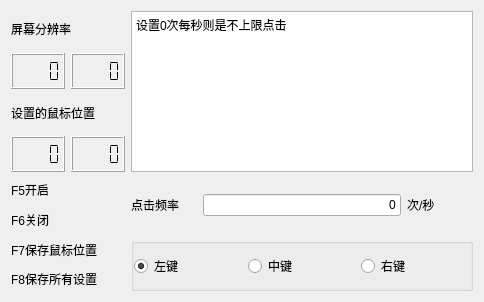
<?xml version="1.0" encoding="UTF-8"?>
<ui version="4.0">
 <class>GlobalHotkey</class>
 <widget class="QWidget" name="GlobalHotkey">
  <property name="geometry">
   <rect>
    <x>0</x>
    <y>0</y>
    <width>484</width>
    <height>302</height>
   </rect>
  </property>
  <property name="windowTitle">
   <string>GlobalHotkey</string>
  </property>
  <layout class="QGridLayout" name="gridLayout_2">
   <item row="0" column="0">
    <layout class="QGridLayout" name="gridLayout" rowstretch="10,7" columnstretch="1,3">
     <item row="1" column="0">
      <layout class="QVBoxLayout" name="verticalLayout">
       <item>
        <widget class="QLabel" name="label_3">
         <property name="text">
          <string>F5开启</string>
         </property>
        </widget>
       </item>
       <item>
        <widget class="QLabel" name="label_2">
         <property name="text">
          <string>F6关闭</string>
         </property>
        </widget>
       </item>
       <item>
        <widget class="QLabel" name="label">
         <property name="text">
          <string>F7保存鼠标位置</string>
         </property>
        </widget>
       </item>
       <item>
        <widget class="QLabel" name="label_4">
         <property name="text">
          <string>F8保存所有设置</string>
         </property>
        </widget>
       </item>
      </layout>
     </item>
     <item row="0" column="0">
      <layout class="QVBoxLayout" name="verticalLayout_2">
       <item>
        <widget class="QLabel" name="label_5">
         <property name="text">
          <string>屏幕分辨率</string>
         </property>
        </widget>
       </item>
       <item>
        <layout class="QHBoxLayout" name="horizontalLayout_2">
         <item>
          <widget class="QLCDNumber" name="lcdNumber_XM">
           <property name="font">
            <font>
             <family>微软雅黑</family>
            </font>
           </property>
           <property name="smallDecimalPoint">
            <bool>true</bool>
           </property>
           <property name="digitCount">
            <number>4</number>
           </property>
           <property name="segmentStyle">
            <enum>QLCDNumber::Flat</enum>
           </property>
          </widget>
         </item>
         <item>
          <widget class="QLCDNumber" name="lcdNumber_YM">
           <property name="font">
            <font>
             <family>微软雅黑</family>
            </font>
           </property>
           <property name="smallDecimalPoint">
            <bool>true</bool>
           </property>
           <property name="digitCount">
            <number>4</number>
           </property>
           <property name="segmentStyle">
            <enum>QLCDNumber::Flat</enum>
           </property>
          </widget>
         </item>
        </layout>
       </item>
       <item>
        <widget class="QLabel" name="label_6">
         <property name="text">
          <string>设置的鼠标位置</string>
         </property>
        </widget>
       </item>
       <item>
        <layout class="QHBoxLayout" name="horizontalLayout">
         <item>
          <widget class="QLCDNumber" name="lcdNumber_X">
           <property name="smallDecimalPoint">
            <bool>true</bool>
           </property>
           <property name="digitCount">
            <number>4</number>
           </property>
           <property name="segmentStyle">
            <enum>QLCDNumber::Flat</enum>
           </property>
          </widget>
         </item>
         <item>
          <widget class="QLCDNumber" name="lcdNumber_Y">
           <property name="smallDecimalPoint">
            <bool>true</bool>
           </property>
           <property name="digitCount">
            <number>4</number>
           </property>
           <property name="segmentStyle">
            <enum>QLCDNumber::Flat</enum>
           </property>
          </widget>
         </item>
        </layout>
       </item>
      </layout>
     </item>
     <item row="0" column="1">
      <widget class="QTextEdit" name="textEdit">
       <property name="html">
        <string>&lt;!DOCTYPE HTML PUBLIC &quot;-//W3C//DTD HTML 4.0//EN&quot; &quot;http://www.w3.org/TR/REC-html40/strict.dtd&quot;&gt;
&lt;html&gt;&lt;head&gt;&lt;meta name=&quot;qrichtext&quot; content=&quot;1&quot; /&gt;&lt;style type=&quot;text/css&quot;&gt;
p, li { white-space: pre-wrap; }
&lt;/style&gt;&lt;/head&gt;&lt;body style=&quot; font-family:'SimSun'; font-size:9pt; font-weight:400; font-style:normal;&quot;&gt;
&lt;p style=&quot; margin-top:0px; margin-bottom:0px; margin-left:0px; margin-right:0px; -qt-block-indent:0; text-indent:0px;&quot;&gt;设置0次每秒则是不上限点击&lt;/p&gt;&lt;/body&gt;&lt;/html&gt;</string>
       </property>
       <property name="acceptRichText">
        <bool>false</bool>
       </property>
      </widget>
     </item>
     <item row="1" column="1">
      <layout class="QVBoxLayout" name="verticalLayout_3">
       <item>
        <layout class="QHBoxLayout" name="horizontalLayout_3" stretch="1,3,1">
         <item>
          <widget class="QLabel" name="label_7">
           <property name="text">
            <string>点击频率</string>
           </property>
          </widget>
         </item>
         <item>
          <widget class="QLineEdit" name="lineEdit">
           <property name="text">
            <string>0</string>
           </property>
           <property name="maxLength">
            <number>10</number>
           </property>
           <property name="alignment">
            <set>Qt::AlignRight|Qt::AlignTrailing|Qt::AlignVCenter</set>
           </property>
          </widget>
         </item>
         <item>
          <widget class="QLabel" name="label_8">
           <property name="text">
            <string>次/秒</string>
           </property>
          </widget>
         </item>
        </layout>
       </item>
       <item>
        <widget class="QGroupBox" name="groupBox">
         <property name="title">
          <string/>
         </property>
         <layout class="QHBoxLayout" name="horizontalLayout_5">
          <property name="spacing">
           <number>5</number>
          </property>
          <property name="leftMargin">
           <number>0</number>
          </property>
          <property name="topMargin">
           <number>0</number>
          </property>
          <property name="rightMargin">
           <number>0</number>
          </property>
          <property name="bottomMargin">
           <number>0</number>
          </property>
          <item>
           <widget class="QRadioButton" name="leftButton">
            <property name="text">
             <string>左键</string>
            </property>
            <property name="checked">
             <bool>true</bool>
            </property>
           </widget>
          </item>
          <item>
           <widget class="QRadioButton" name="middleButton">
            <property name="text">
             <string>中键</string>
            </property>
           </widget>
          </item>
          <item>
           <widget class="QRadioButton" name="rightButton">
            <property name="text">
             <string>右键</string>
            </property>
           </widget>
          </item>
         </layout>
        </widget>
       </item>
      </layout>
     </item>
    </layout>
   </item>
  </layout>
 </widget>
 <layoutdefault spacing="6" margin="11"/>
 <resources/>
 <connections/>
</ui>
